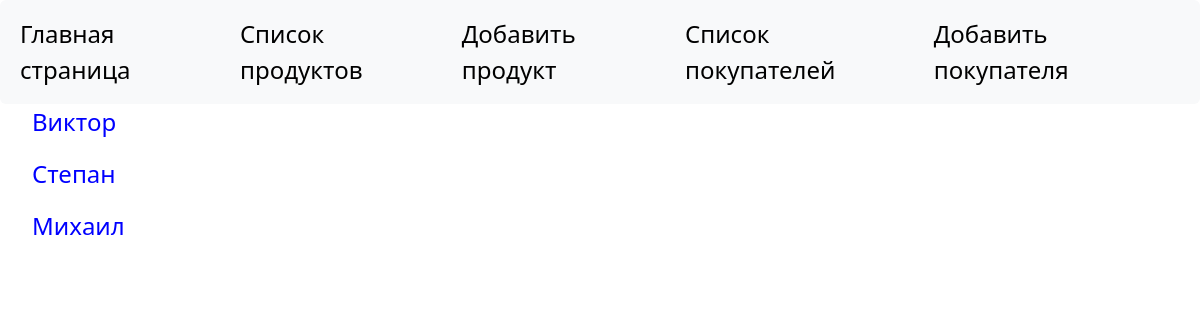
Page /list_buyers/ on the earlier database version.
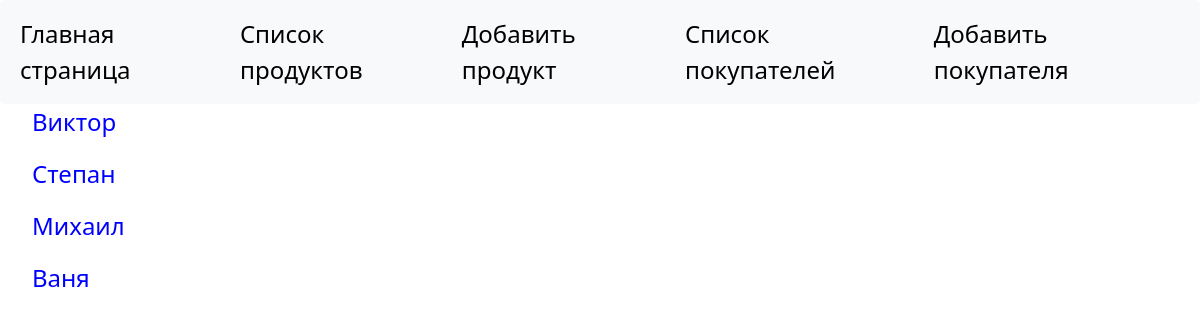
Same page on the later database version.
### modelsapp/models.py (models this page shows, shortened)
class Buyer(models.Model):
    name = models.CharField(max_length=50, verbose_name="Имя покупателя")
    products = models.ManyToManyField(Product, verbose_name="Продукты")
    def get_absolute_url(self):
        return reverse('modelsapp:buyer', kwargs={'buyer_pk': self.pk})
    class Meta:
        verbose_name = 'Покупатели'
        verbose_name_plural = "Покупатели"

### modelsapp/views.py (the view)
# urls.py: path('list_buyers/', list_buyer_view, name="list_buyers"),
def list_buyer_view(request):
    buyers = Buyer.objects.all()
    context = {'title': 'Список покупателей', 'buyers': buyers}
    return render(request, 'modelsapp/list_buyers.html', context=context)

### modelsapp/templatetags/bd_tags.py (called while the page is built)
@register.simple_tag()
def get_menu():
    menu = [{'title': 'Главная страница', 'url_name': 'modelsapp:home'},
            {'title': 'Список продуктов', 'url_name': 'modelsapp:list_products'},
            {'title': 'Добавить продукт', 'url_name': 'modelsapp:add_product'},
            {'title': 'Список покупателей', 'url_name': 'modelsapp:list_buyers'},
            {'title': 'Добавить покупателя', 'url_name': 'modelsapp:add_buyer'},
            ]
    return menu

### modelsapp/templates/modelsapp/list_buyers.html
{% extends 'modelsapp/base.html' %}
{% block content %}
{% for b in buyers %}
	<ul style="list-style: none;">
		<li><a href="{{ b.get_absolute_url }}" style="text-decoration:none;color:blue;font-size: 24px">{{ b.name }}</a></li>
	</ul>
{% endfor %}
{% endblock %}

Differences in the rows shown:
added Buyer: name "Ваня"
